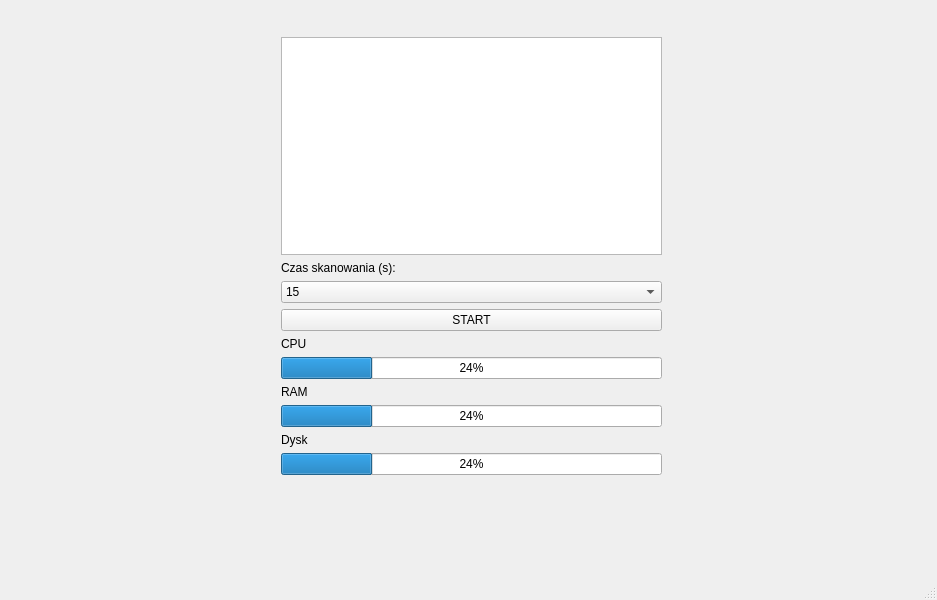
<?xml version="1.0" encoding="UTF-8"?>
<ui version="4.0">
 <class>MainWindow</class>
 <widget class="QMainWindow" name="MainWindow">
  <property name="geometry">
   <rect>
    <x>0</x>
    <y>0</y>
    <width>937</width>
    <height>600</height>
   </rect>
  </property>
  <property name="windowTitle">
   <string>System Monitor</string>
  </property>
  <widget class="QWidget" name="centralwidget">
   <widget class="QWidget" name="">
    <property name="geometry">
     <rect>
      <x>281</x>
      <y>17</y>
      <width>381</width>
      <height>458</height>
     </rect>
    </property>
    <layout class="QVBoxLayout" name="verticalLayout_3">
     <item>
      <layout class="QVBoxLayout" name="verticalLayout_2">
       <item>
        <layout class="QVBoxLayout" name="verticalLayout">
         <item>
          <widget class="QLabel" name="label">
           <property name="text">
            <string/>
           </property>
          </widget>
         </item>
         <item>
          <widget class="QTextEdit" name="textEdit"/>
         </item>
         <item>
          <widget class="QLabel" name="label_2">
           <property name="text">
            <string>Czas skanowania (s):</string>
           </property>
          </widget>
         </item>
         <item>
          <widget class="QComboBox" name="comboBoxCzas">
           <property name="editable">
            <bool>false</bool>
           </property>
           <item>
            <property name="text">
             <string>15</string>
            </property>
           </item>
           <item>
            <property name="text">
             <string>30</string>
            </property>
           </item>
           <item>
            <property name="text">
             <string>60</string>
            </property>
           </item>
          </widget>
         </item>
         <item>
          <widget class="QPushButton" name="pushButton">
           <property name="text">
            <string>START</string>
           </property>
          </widget>
         </item>
        </layout>
       </item>
      </layout>
     </item>
     <item>
      <widget class="QLabel" name="labelCPU">
       <property name="text">
        <string>CPU</string>
       </property>
      </widget>
     </item>
     <item>
      <widget class="QProgressBar" name="progressBar">
       <property name="value">
        <number>24</number>
       </property>
      </widget>
     </item>
     <item>
      <widget class="QLabel" name="labelRAM">
       <property name="text">
        <string>RAM</string>
       </property>
      </widget>
     </item>
     <item>
      <widget class="QProgressBar" name="progressBar_2">
       <property name="value">
        <number>24</number>
       </property>
      </widget>
     </item>
     <item>
      <widget class="QLabel" name="labelDisk">
       <property name="text">
        <string>Dysk</string>
       </property>
      </widget>
     </item>
     <item>
      <widget class="QProgressBar" name="progressBar_3">
       <property name="value">
        <number>24</number>
       </property>
      </widget>
     </item>
    </layout>
   </widget>
  </widget>
  <widget class="QMenuBar" name="menubar">
   <property name="geometry">
    <rect>
     <x>0</x>
     <y>0</y>
     <width>937</width>
     <height>21</height>
    </rect>
   </property>
  </widget>
  <widget class="QStatusBar" name="statusbar"/>
 </widget>
 <resources/>
 <connections/>
</ui>
